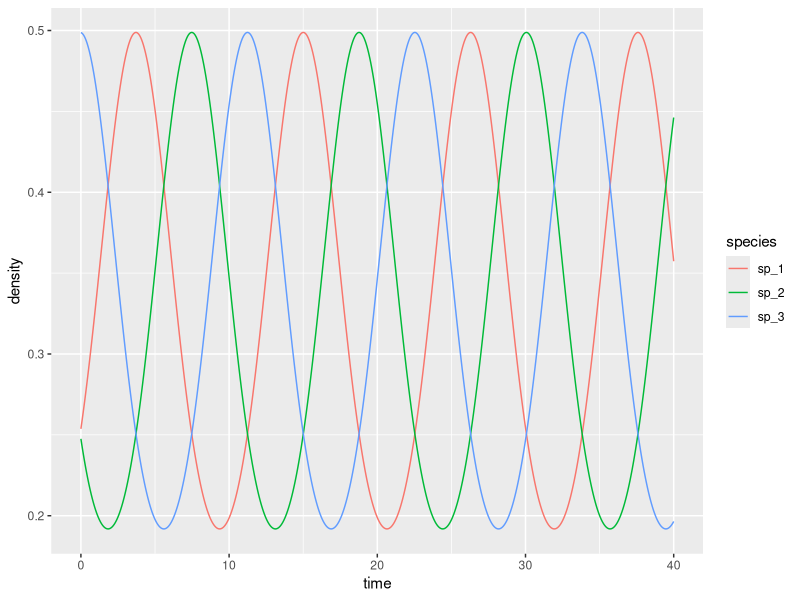
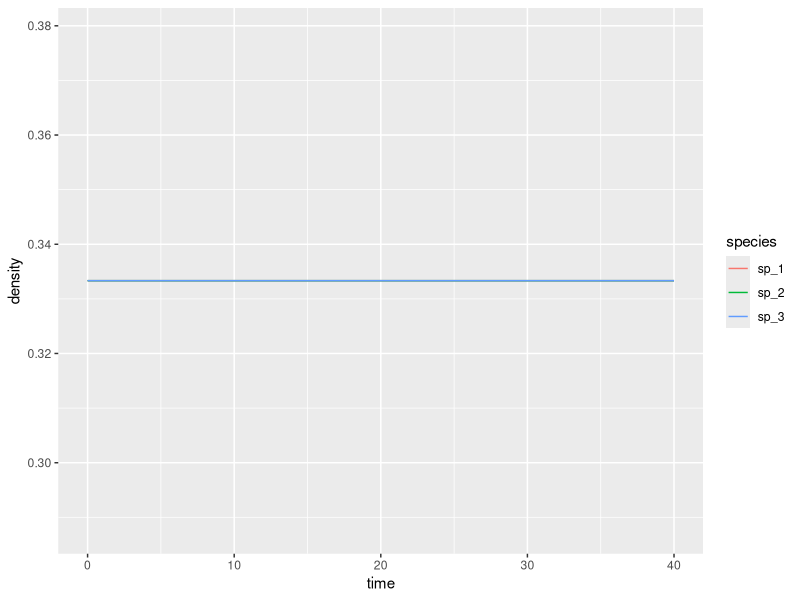
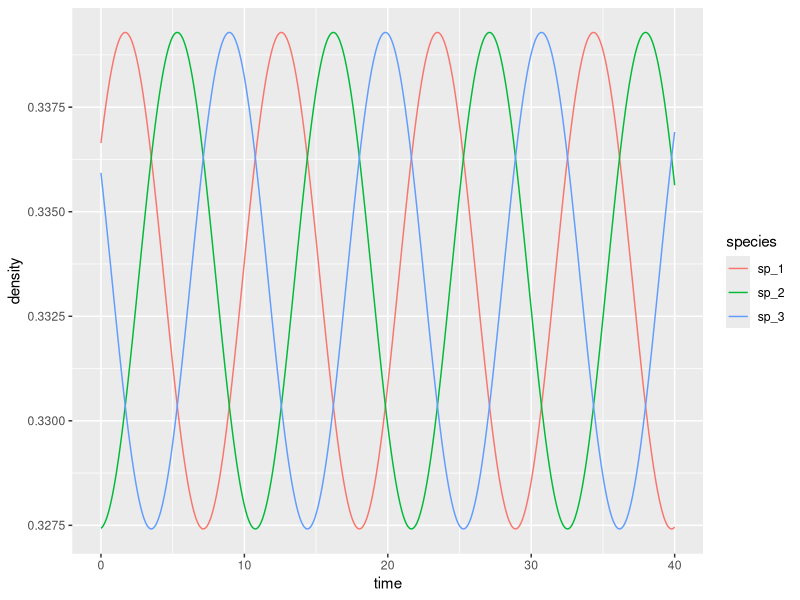
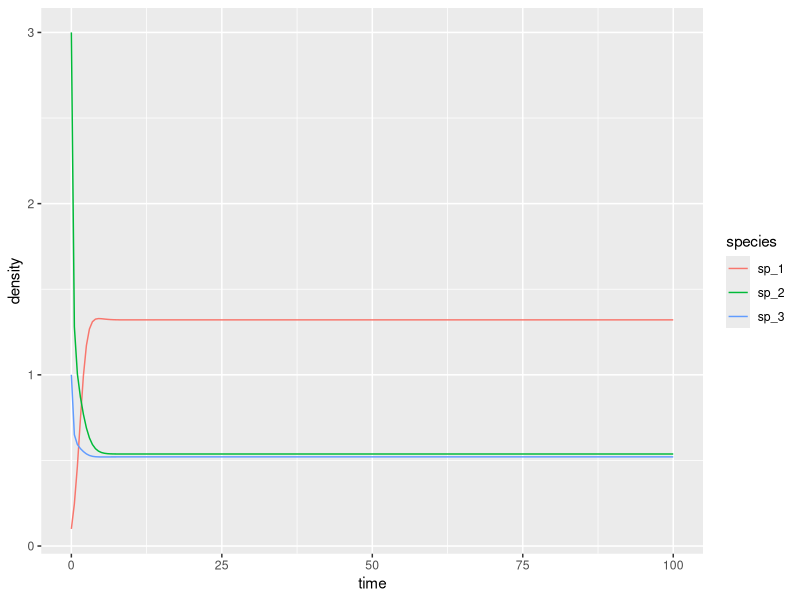
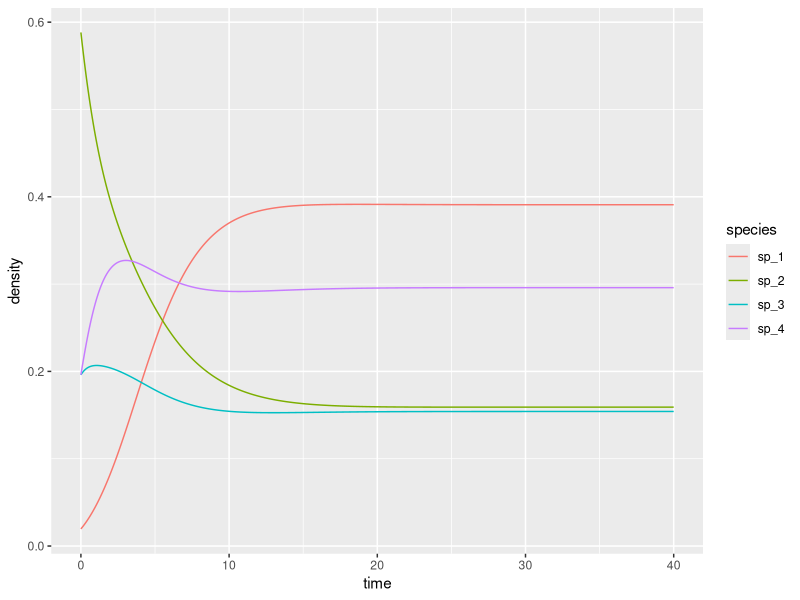
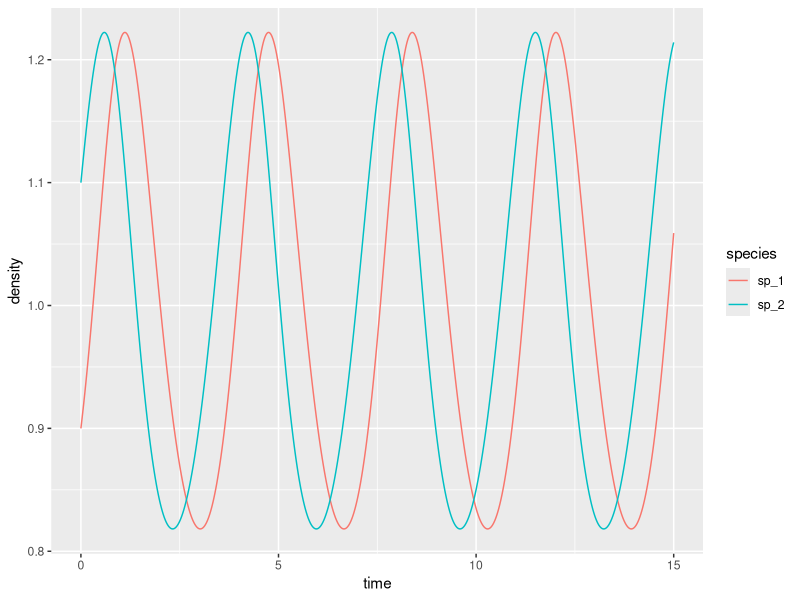
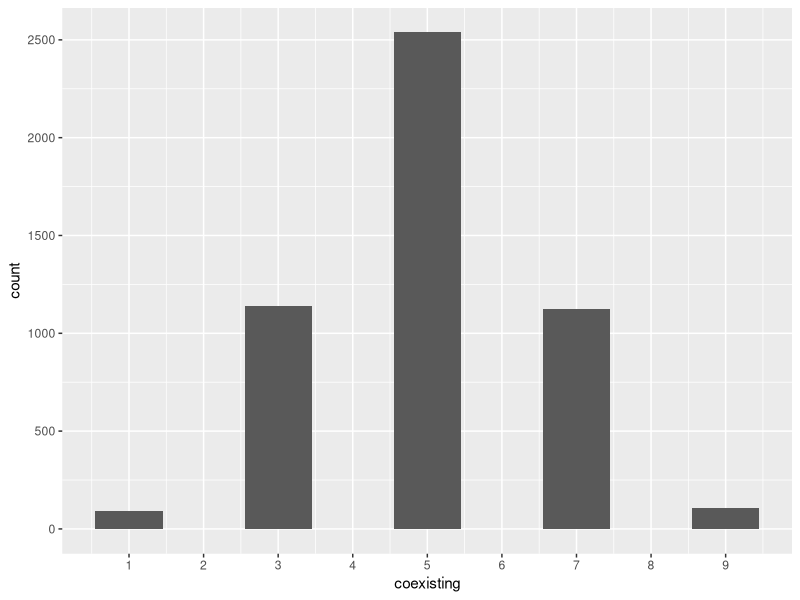
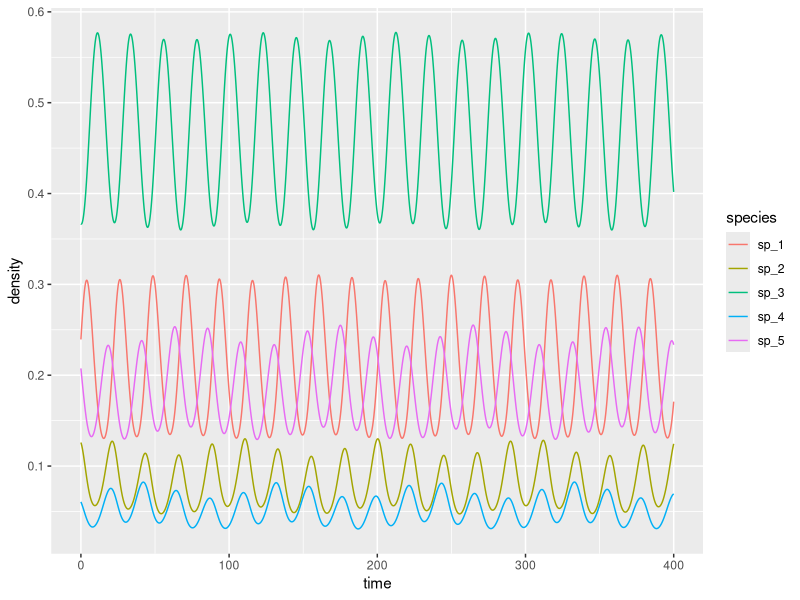

R code for these plots, in order:
## ---- chunk 1
knitr::opts_chunk$set(
  eval      = TRUE,
  comment   = "#",
  results   = "hold",
  message = FALSE,
  warning = FALSE,
  # collapse  = TRUE,
  fig.align = "center")
#library(png) 
library(jpeg)
#library(knitr)
## ---- chunk 2
library(deSolve) # integrate ODEs
library(tidyverse) # plotting and wrangling
# define the differential equation
RE <-function(t, x, parameters){
  with(as.list(c(x, parameters)), {
    x[x < 10^-8] <- 0 # prevent numerical problems
    x <- x / sum(x) # keep on simplex
    dxdt <- x * (A %*% x - sum(x * A %*% x))
    list(dxdt)
  })
}
# function to plot output
plot_ODE_output <- function(out){
  out <- as.data.frame(out)
  colnames(out) <- c("time", paste("sp", 1:(ncol(out) -1), sep = "_"))
  out <- as_tibble(out) %>% gather(species, density, -time)
  pl <- ggplot(data = out) + 
    aes(x = time, y = density, colour = species) + 
    geom_line()
  show(pl)
  return(out)
}
# general function to integrate RE
integrate_RE <- function(A, x0, maxtime = 40, steptime = 0.05){
  times <- seq(0, maxtime, by = steptime)
  parameters <- list(A = A)
  # solve numerically
  out <- ode(y = x0, times = times, 
           func = RE, parms = parameters, 
           method = "ode45")
  # plot and make into tidy form
  out <- plot_ODE_output(out)
  return(out)
}
# payoff matrix
A <- matrix(c(0, -1, 1,
              1, 0, -1,
              -1, 1, 0), 3, 3, byrow = TRUE)
# initial conditions
x0 <- runif(3)
x0 <- x0 / sum(x0)
rps <- integrate_RE(A, x0)
## ---- chunk 3
x0 <- rep(1 / 3, 3)
rps <- integrate_RE(A, x0)
## ---- chunk 4
x0 <- rep(1/3, 3) + 0.05 * runif(3)
x0 <- x0 / sum(x0)
rps <- integrate_RE(A, x0)
## ---- chunk 5
# Generalized Lotka-Volterra model
GLV <- function(t, x, parameters){
  with(as.list(c(x, parameters)), {
    x[x < 10^-8] <- 0 # prevent numerical problems
    dxdt <- x * (r + A %*% x)
    list(dxdt)
  })
}
# general function to integrate GLV
integrate_GLV <- function(r, A, x0, maxtime = 100, steptime = 0.5){
  times <- seq(0, maxtime, by = steptime)
  parameters <- list(r = r, A = A)
  # solve numerically
  out <- ode(y = x0, times = times, 
           func = GLV, parms = parameters, 
           method = "ode45")
  # plot and make into tidy form
  out <- plot_ODE_output(out)
  return(out)
}
## ---- chunk 6
r <- c(1, 2, 3)
A <- matrix(c(-1, 0.5, 0.1,
              -0.7, -2, 0,
              -0.3, 0, -5), 3, 3, byrow = TRUE)
x0 <- c(0.1, 3, 1)
glvex <- integrate_GLV(r, A, x0)
## ---- chunk 7
B <- matrix(0, 4, 4)
B[1:3, 1:3] <- A
B[1:3, 4] <- r
B
y0 <- c(x0, 1)
y0 <- y0 / sum(y0)
reex <- integrate_RE(B, y0)
## ---- chunk 8
glvex %>% filter(time == 100)
## ---- chunk 9
reex %>% filter(time == 40)
reex %>% filter(time == 40) %>% mutate(density = density / tail(density, 1))
## ---- chunk 10
r <- c(-1, 1)
A <- matrix(c(-1, 2,
              -2, 1), 2, 2, byrow = TRUE)
x0 <- c(0.9, 1.1)
glvex <- integrate_GLV(r, A, x0, maxtime = 15, steptime = 0.01)
## ---- chunk 11
library(lpSolve)
# Build a random matrix H such that H_ij + H_ji = 1
random_H <- function(n){
  # build random hypertournament H
  H <- matrix(runif(n * n), n, n)
  return(H / (H + t(H)))
}
# Find the optimal strategy for the two-person game encoded in H
# using linear programming.
# This is also the coexistence equilibrium of the dynamical system.
find_optimal_strategy <- function(H){
  n <- dim(H)[1]
  f.obj <- rep(1, n)
  f.con <- H
  f.rhs <- rep(1, n)
  f.dir <- rep("<=", n)
  z <- lp ("max", f.obj, f.con, f.dir, f.rhs)
  return(z$solution / sum(z$solution))
}
## ---- chunk 12
n <- 10
num_simulations <- 5000
results <- tibble(simulation = 1:num_simulations, coexisting = NA)
for (i in 1:num_simulations){
  H <- random_H(n)
  coexisting <- find_optimal_strategy(H)
  results[i,"coexisting"] <- sum(coexisting > 0)
}
# and plot
ggplot(data = results) + 
  aes(x = coexisting) + 
  geom_bar() + 
  scale_x_continuous(breaks = 0:10)
## ---- chunk 13
n <- 5
# search for random H yielding all species coexisting
i <- 0
while(TRUE){
  i <- i + 1
  set.seed(i)
  H <- random_H(n)
  x_star <- find_optimal_strategy(H)
  if (all(x_star) > 0) break
}
# payoff matrix
A <- H - t(H)
# initial conditions close to equilibrium
x0 <- x_star + runif(n) * 0.2
x0 <- x0 / sum(x0)
fivespp <- integrate_RE(A, x0, maxtime = 400, steptime = 0.1)
## ---- chunk 14
# Now payoff is a tensor
RE_3 <- function(t, x, parameters){
  with(as.list(c(x, parameters)), {
    x[x < 10^-8] <- 0 # prevent numerical problems
    x <- x / sum(x) # keep on simplex
    n <- length(x)
    dxidt <- rep(0, n)
    for (i in 1:n){
      dxidt[i] <- x[i] * x %*% P3[i,,] %*% x
    }
    list(dxidt)
  })
}
# general function to integrate RE_3
integrate_RE_3 <- function(H, x0, maxtime = 40, steptime = 0.05){
  times <- seq(0, maxtime, by = steptime)
  n <- nrow(H)
  P3 <- array(0, c(n, n, n))
  for (i in 1:n){
    for (j in 1:n){
      for (k in 1:n){
        P3[i,j,k] <- 2 * H[i,j] * H[i,k] -  H[j,i] * H[j,k] - H[k,i] * H[k,j]
      }
    }
  }
  parameters <- list(P3 = P3)
  # solve numerically
  out <- ode(y = x0, times = times, 
           func = RE_3, parms = parameters, 
           method = "ode45")
  # plot and make into tidy form
  out <- plot_ODE_output(out)
  return(out)
}
# integrate the system above
fivespp <- integrate_RE_3(H, x0, maxtime = 800, steptime = 0.1)
## ---- chunk 15
H <- matrix(c(1/2, 1, 0,
              0, 1/2, 1,
              1, 0, 1/2), 3, 3, byrow = TRUE)
x0 <- runif(3)
x0 <- x0 / sum(x0)
rps <- integrate_RE_3(H, x0, maxtime = 50, steptime = 0.1)
